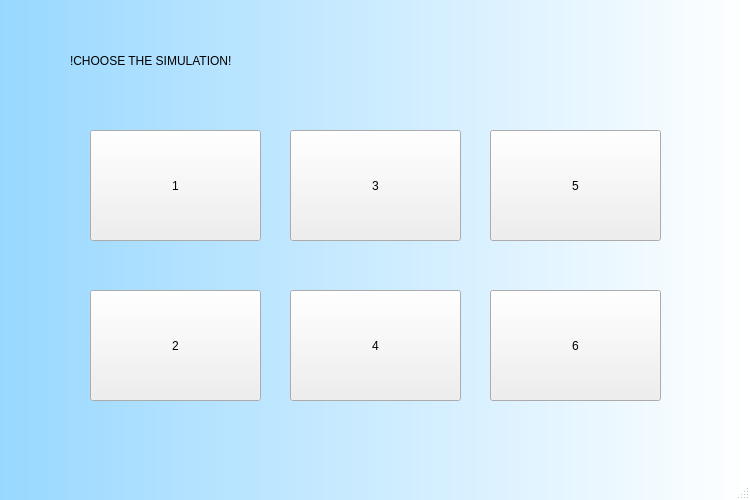
<?xml version="1.0" encoding="UTF-8"?>
<ui version="4.0">
 <class>screen2</class>
 <widget class="QMainWindow" name="screen2">
  <property name="geometry">
   <rect>
    <x>0</x>
    <y>0</y>
    <width>750</width>
    <height>500</height>
   </rect>
  </property>
  <property name="sizePolicy">
   <sizepolicy hsizetype="Fixed" vsizetype="Fixed">
    <horstretch>0</horstretch>
    <verstretch>0</verstretch>
   </sizepolicy>
  </property>
  <property name="minimumSize">
   <size>
    <width>750</width>
    <height>500</height>
   </size>
  </property>
  <property name="maximumSize">
   <size>
    <width>750</width>
    <height>500</height>
   </size>
  </property>
  <property name="windowTitle">
   <string>PhySim-Menu</string>
  </property>
  <property name="styleSheet">
   <string notr="true">QWidget#widget{
	background-color: qlineargradient(spread:pad, x1:0, y1:0, x2:1, y2:0, stop:0 rgba(152, 216, 255, 255), stop:1 rgba(255, 255, 255, 255));}
QMenuBar#menubar{
	background-color: qlineargradient(spread:pad, x1:0, y1:0, x2:1, y2:0, stop:0 rgba(152, 216, 255, 255), stop:1 rgba(255, 255, 255, 255));}
QStatusBar#statusbar{
	background-color: qlineargradient(spread:pad, x1:0, y1:0, x2:1, y2:0, stop:0 rgba(152, 216, 255, 255), stop:1 rgba(255, 255, 255, 255));}</string>
  </property>
  <widget class="QWidget" name="widget">
   <widget class="QPushButton" name="btn1">
    <property name="geometry">
     <rect>
      <x>90</x>
      <y>130</y>
      <width>171</width>
      <height>111</height>
     </rect>
    </property>
    <property name="styleSheet">
     <string notr="true"/>
    </property>
    <property name="text">
     <string>1</string>
    </property>
   </widget>
   <widget class="QPushButton" name="btn2">
    <property name="geometry">
     <rect>
      <x>90</x>
      <y>290</y>
      <width>171</width>
      <height>111</height>
     </rect>
    </property>
    <property name="styleSheet">
     <string notr="true"/>
    </property>
    <property name="text">
     <string>2</string>
    </property>
   </widget>
   <widget class="QPushButton" name="btn4">
    <property name="geometry">
     <rect>
      <x>290</x>
      <y>290</y>
      <width>171</width>
      <height>111</height>
     </rect>
    </property>
    <property name="styleSheet">
     <string notr="true"/>
    </property>
    <property name="text">
     <string>4</string>
    </property>
   </widget>
   <widget class="QPushButton" name="btn3">
    <property name="geometry">
     <rect>
      <x>290</x>
      <y>130</y>
      <width>171</width>
      <height>111</height>
     </rect>
    </property>
    <property name="styleSheet">
     <string notr="true"/>
    </property>
    <property name="text">
     <string>3</string>
    </property>
   </widget>
   <widget class="QPushButton" name="btn6">
    <property name="geometry">
     <rect>
      <x>490</x>
      <y>290</y>
      <width>171</width>
      <height>111</height>
     </rect>
    </property>
    <property name="autoFillBackground">
     <bool>false</bool>
    </property>
    <property name="styleSheet">
     <string notr="true"/>
    </property>
    <property name="text">
     <string>6</string>
    </property>
    <property name="flat">
     <bool>false</bool>
    </property>
   </widget>
   <widget class="QPushButton" name="btn5">
    <property name="geometry">
     <rect>
      <x>490</x>
      <y>130</y>
      <width>171</width>
      <height>111</height>
     </rect>
    </property>
    <property name="styleSheet">
     <string notr="true"/>
    </property>
    <property name="text">
     <string>5</string>
    </property>
   </widget>
   <widget class="QLabel" name="label">
    <property name="geometry">
     <rect>
      <x>70</x>
      <y>40</y>
      <width>611</width>
      <height>41</height>
     </rect>
    </property>
    <property name="styleSheet">
     <string notr="true">font: 36pt &quot;MS Shell Dlg 2&quot;;</string>
    </property>
    <property name="text">
     <string>!CHOOSE THE SIMULATION!</string>
    </property>
   </widget>
  </widget>
  <widget class="QMenuBar" name="menubar">
   <property name="geometry">
    <rect>
     <x>0</x>
     <y>0</y>
     <width>750</width>
     <height>21</height>
    </rect>
   </property>
  </widget>
  <widget class="QStatusBar" name="statusbar"/>
 </widget>
 <resources>
  <include location="logo.qrc"/>
 </resources>
 <connections/>
</ui>
